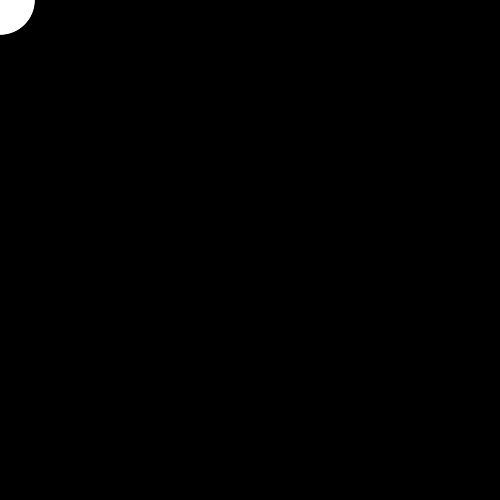
Frame 1 (no input)
Frame 60 (the mouse pressed at the canvas centre just before this capture): identical to frame 1, image omitted
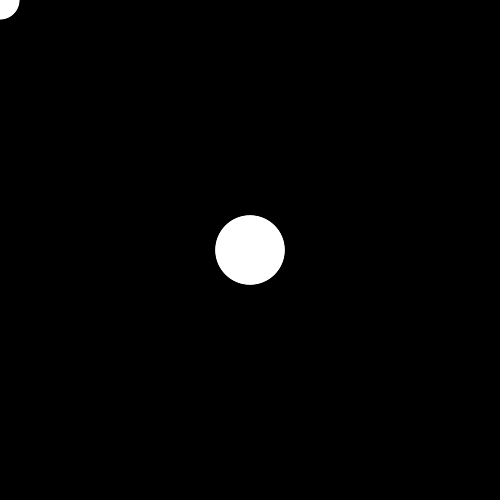
Frame 120 (the mouse held since frame 60 and released just before this capture)

The Processing sketch that drew these frames (run headless with seeded random() and noise(); from frame 60 on, the mouse is pressed at the canvas centre):

// Processing sketch: lab_5_5
// ── lab_5_5.pde
int[] xpos = new int[100];
int[] ypos = new int[100];

float gravity = 0.1;
void setup(){
  size(500,500);
  for(int i=0;i<xpos.length ; i++){
    xpos[i] = mouseX;
    ypos[i] = mouseY;
  }
  smooth();
}

void draw(){
  background(0);
  noStroke();
  xpos[xpos.length - 1] = mouseX;
  ypos[ypos.length - 1] = mouseY;
   
  for(int i = 0 ; i< xpos.length -1;i++){
     xpos[i] = xpos[i+1];
     ypos[i] = ypos[i+1];
     //xpos[i] = xpos[i+1];
     //ypos[i] = ypos[i+1];
  }
  
  for(int i = xpos.length-1 ; i> 0 ;i--){
    //fill(250,120-(i*2),35,200-(i*1));
    ellipse(xpos[i],ypos[i],20+(i*0.5),20+(i*0.5));
  } 
}

// ── Ball.pde
class Ball {
   float size;
   float xpos,ypos;
   float yspeed = 0;
   //Constructor
   Ball(float xpos_ , float ypos_ ,float size_){
     size = size_;
     xpos = xpos_;
     ypos = ypos_;
   }
   
    void display(){
      ypos = ypos + yspeed;
      yspeed = yspeed + gravity;
      if(ypos > height - 20){
          yspeed = yspeed * -0.95;
      }
    }
    
    void update(){
      fill(150);
      ellipse(xpos,ypos,size,size);
    }
}
